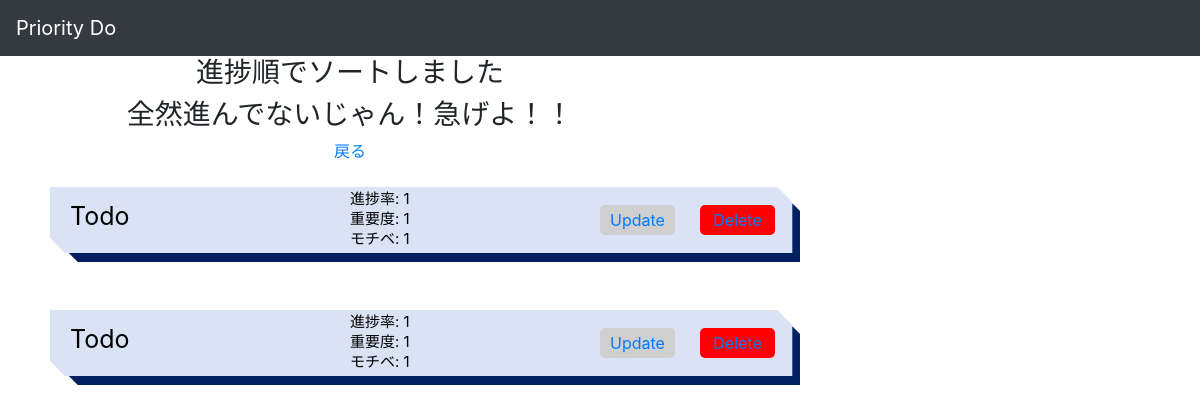
Page /sort_progress on the earlier database version.
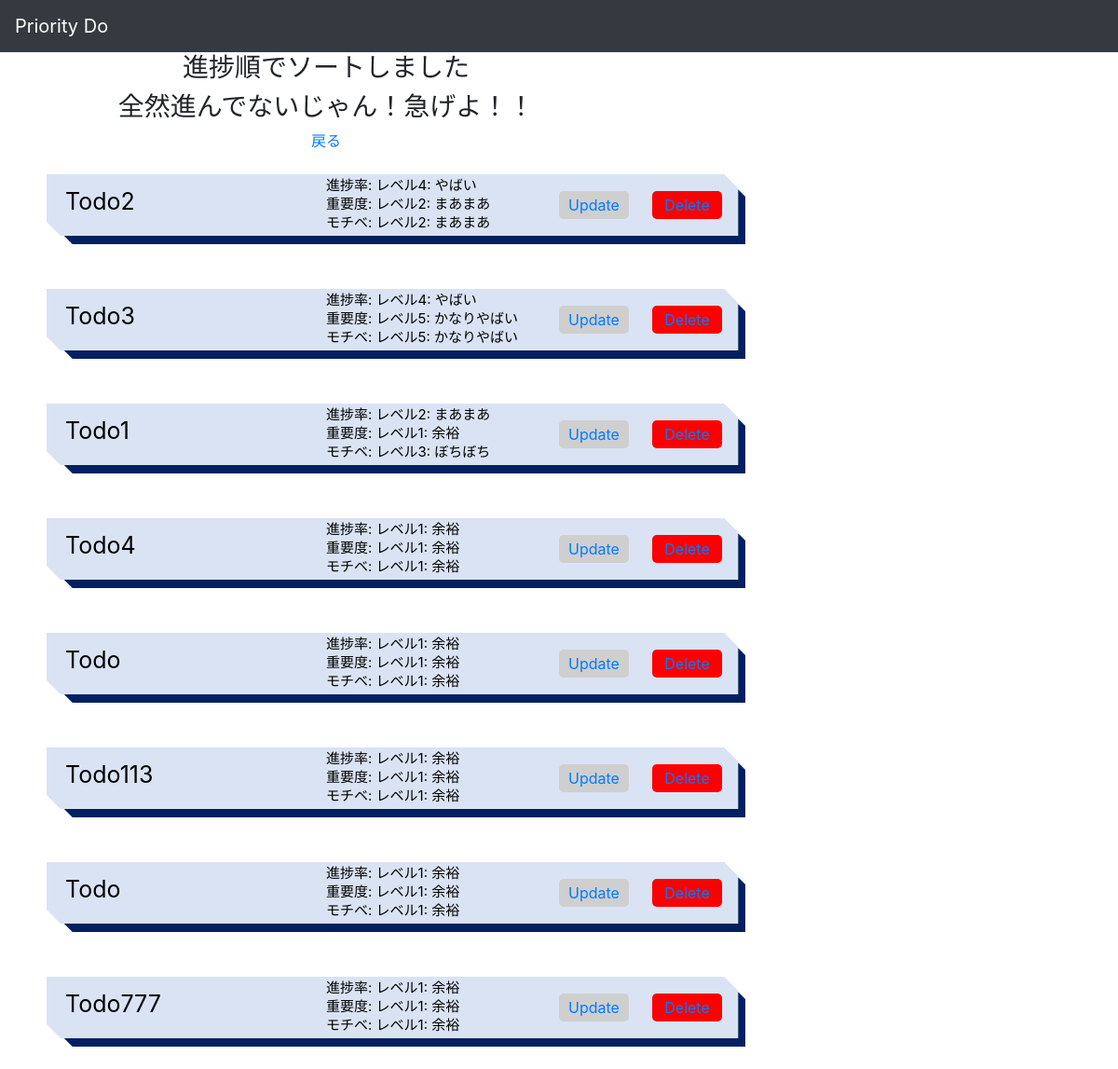
Same page on the later database version.
### todo/models.py (models this page shows)
class Todo(models.Model):
    class Meta(object):
        db_table = 'todo'
    priorityList = [
        ("レベル1---余裕", "余裕"),
        ("レベル2---まあまあ", "まあまあ"),
        ("レベル3---ぼちぼち", "ぼちぼち"),
        ("レベル4---やばい", "やばい"),
        ("レベル5---かなりやばい", "かなりやばい")
    ]
    title = models.CharField(verbose_name='todo text', max_length=200, default='Todo')
    completed = models.BooleanField(verbose_name='completed', default=False)
    progress = models.CharField(verbose_name='progress',choices=priorityList, default=1, max_length=20)
    importance = models.CharField(verbose_name='importance',choices=priorityList, default=1, max_length=20)
    motivation = models.CharField(verbose_name='motivation',choices=priorityList, default=1, max_length=20)
    def __str__(self):
        return self.title

### todo/views.py (the view)
# urls.py: path('sort_progress', views.sort_progress, name="sort_progress"),
def sort_progress(request):
    todo = Todo.objects.order_by('-progress').all()
    context = {'todo':todo}
    return render(request, 'todo/sort_progress.html', context)

### templates/todo/sort_progress.html (shortened to what this page needs)
{% extends "base.html" %}
{% load static %}
{% block content %}
<div style="text-align:center;">
    <head>
        <link rel="stylesheet" href="//../../static/css/bootstrap/css/bootstrap.min.css">
    </head>
    <h3>進捗順でソートしました</h3>
    <h3>全然進んでないじゃん！急げよ！！</h3>
    <a href=" {% url 'list' %}">戻る</a>
    {% for i in todo %}
    <div class='a1'>
        <br>
        <img src="/../../static/images/list.png" width="750" height="75"></image>
        {% if i.completed == True %}
        <strike>
            <p class="title">{{i}}</p>
            <p class="progress2">進捗率: {{i.progress}}</p>
            <p class="importance">重要度: {{i.importance}}</p>
            <p class="motivation">モチベ: {{i.motivation}}</p>
        </strike>
        {% else %}
        <span>
            <p class="title">{{i}}</p>
            <p class="progress2">進捗率: {{i.progress}}</p>
            <p class="importance">重要度: {{i.importance}}</p>
            <p class="motivation">モチベ: {{i.motivation}}</p>
        </span>
        {% endif %}
        <p class="update"><a href="{% url 'update_todo' i.id %}">Update</a></p>
        <p class="delete"><a href="{% url 'delete' i.id %}">Delete</a></p>
        <br>
    </div>
    {% endfor %}
    {% endblock content %}

Differences in the rows shown:
removed Todo: title "Todo", progress "1", importance "1", motivation "1"
removed Todo: title "Todo", progress "1", importance "1", motivation "1"
added Todo: title "Todo2", progress "レベル4: やばい", importance "レベル2: まあまあ", motivation "レベル2: まあまあ"
added Todo: title "Todo3", progress "レベル4: やばい", importance "レベル5: かなりやばい", motivation "レベル5: かなりやばい"
added Todo: title "Todo1", progress "レベル2: まあまあ", importance "レベル1: 余裕", motivation "レベル3: ぼちぼち"
added Todo: title "Todo4", progress "レベル1: 余裕", importance "レベル1: 余裕", motivation "レベル1: 余裕"
added Todo: title "Todo", progress "レベル1: 余裕", importance "レベル1: 余裕", motivation "レベル1: 余裕"
added Todo: title "Todo113", progress "レベル1: 余裕", importance "レベル1: 余裕", motivation "レベル1: 余裕"
added Todo: title "Todo", progress "レベル1: 余裕", importance "レベル1: 余裕", motivation "レベル1: 余裕"
added Todo: title "Todo777", progress "レベル1: 余裕", importance "レベル1: 余裕", motivation "レベル1: 余裕"
